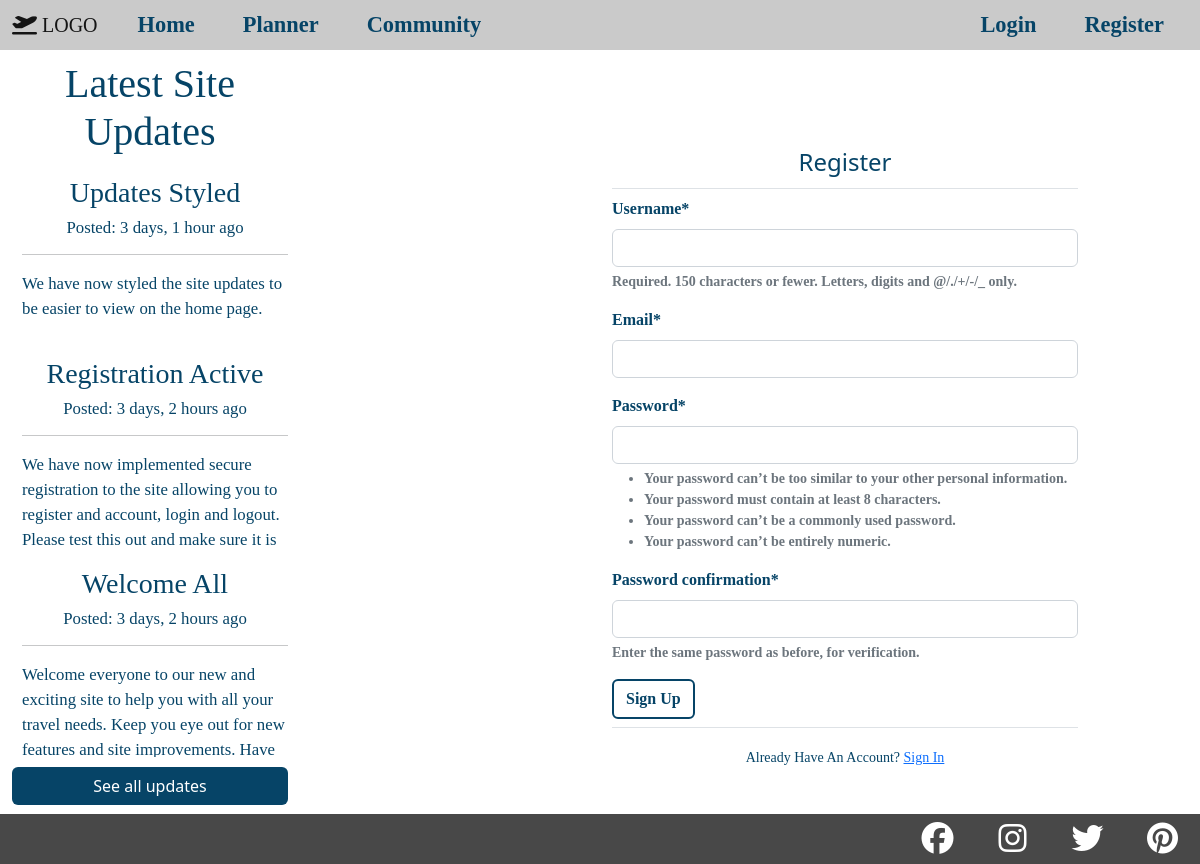
Screenshot of /register/ with the database file from the repository.
### site_updates/models.py (models this page shows, shortened)
class Update(models.Model):
    topic = models.ForeignKey(UpdateCatagory, on_delete=models.CASCADE)
    title = models.CharField(max_length=100)
    content = models.TextField()
    update_image = models.ImageField(default=None, upload_to='media/update_pics/', blank=True)
    published_on = models.DateTimeField(auto_now_add=True)
    updated_on = models.DateTimeField(auto_now=True)
    status = models.IntegerField(choices=STATUS, default=0)
    class Meta:
        ordering = ('-published_on',)

### home/views.py (the view)
# urls.py: path('register/', register, name='home-register'),
def register(request):
    updates = Update.objects.filter(status=1).order_by('-published_on')[0:3]
    if request.method == 'POST':
        form = UserRegisterForm(request.POST)
        if form.is_valid():
            form.save()
            username = form.cleaned_data['username']
            password = form.cleaned_data['password1']
            user = authenticate(username=username, password=password)
            login(request, user)
            messages.success(request, f"Your account has been created!")
            return redirect('travel-home')
    else:
        form = UserRegisterForm()
    return render(
                request,
                'home/register.html',
                {
                    "tab_title": "Register",
                    "form": form,
                    "updates": updates,
                }
            )

### home/forms.py
class UserRegisterForm(UserCreationForm):
    email = forms.EmailField()
    class Meta:
        model = User
        fields = ['username', 'email', 'password1', 'password2']

### home/templates/home/register.html (shortened to what this page needs)
{% extends "home/home-base.html" %}
{% load crispy_forms_tags %}
{% block form-content %}
    {% if user.is_authenticated %}
        {% include 'home/snippets/already-logged-in.html' %}
    {% else %}
        <form method="POST">
            <fieldset class="form-group">
                <legend class="border-bottom mb-2 p-2 text-center">Register</legend>
                {{ form|crispy }}
            </fieldset>
            <div class="form-group">
                <button class="btn btn-travel mb-2" type="submit">Sign Up</button>
            </div>
        </form>
        <div class="border-top pt-3 mb-3 text-center">
            <small class="p-font">
                Already Have An Account? <a class="ml-2" href="{% url 'home-login' %}">Sign In</a>
            </small>
        </div>
    {% endif %}
{% endblock form-content %}

### home/templates/home/home-base.html (shortened to what this page needs)
{% extends "home/base.html" %}
{% block content %}
    <div class="row m-0">
        <div class="d-none d-lg-block col-3 admin-updates-col-main">
            <div class="updates-intro">
                <h4 class="text-center">Latest Site Updates</h4>
            </div>
            {% for update in updates %}
                <div class="update-container">
                    <h4 class="text-center">{{ update.title }}</h4>
                    <h6 class="text-center">Posted: {{ update.published_on|timesince }} ago</h6>
                    <hr>
                    <P>{{ update.content }}</P>
                </div>
            {% endfor %}
            <a class="btn btn-all-topics" href="{% url 'all-admin-updates' %}">See all updates</a>
        </div>
        <div class="col">
            <div class="row home-mid-row">
                <div class="col-1 col-sm-3 col-lg-6">
                </div>
                <div class="col home-welcome-container">
                    <div class="home-form-container">
                        {% block form-content %}
                        {% endblock form-content%}
                    </div>
                </div>
                <div class="col-1">
                </div>
            </div>
        </div>
    </div>
{% endblock content %}

### static/css/main.css (style rules this page uses)
* { padding: 0; margin: 0; box-sizing: border-box; }
h1, h2, h3, h4, h5, h6 { font-family: 'Lora', serif; }
a { font-family: 'Lora', serif; }
p { font-family: 'Merriweather', serif; }
@media (min-width: 768px) { h4 { font-size: 200%; } }
@media (min-width: 768px) { h6 { font-size: 140%; } }
@media (min-width: 768px) { p { font-size: 140%; } }
@media (min-width: 992px) { h4 { font-size: 250%; } }
@media (min-width: 992px) { h6 { font-size: 150%; } }
@media (min-width: 992px) { p { font-size: 150%; } }
.updates-intro { background-color: rgba(255, 255, 255, .9); margin-top: 10px; }
.update-container { background-color: rgba(255, 255, 255, .9); padding-left: 10px; padding-top: 10px; font-size: 70%; overflow-x: none; overflow-y: scroll; max-height: 200px; margin-top: 10px; }
.update-container p, .update-container h4, .update-container h6, .updates-intro h4 { color: rgb(6, 68, 103); }
.btn-all-topics { display: flex; justify-content: center; background-color: rgb(6, 68, 103); color: white; margin-top: 10px; }
.admin-updates-col-main { background-color: rgba(255, 255, 255, 0.5); position: absolute; top: 0; bottom: 0; left: 0; width: 25vw; margin-top: 50px; }
.home-welcome-container { background-color: rgba(255, 255, 255, 0.9); border-radius: 0px 25px 0px 25px; color: rgb(6, 68, 103); }
.home-mid-row { margin: 15vh 0 80px 0; }
.p-font { font-family: 'Merriweather', serif; color: rgb(6, 68, 103); }
.btn-travel { border: 2px solid rgb(6, 68, 103); background-color: white; font-family: 'Lora', serif; font-weight: 900; color: rgb(6, 68, 103); }
#div_id_username, #div_id_email, #div_id_password1, #div_id_password2 { font-family: 'Merriweather', serif !important; color: rgb(6, 68, 103) !important; font-weight: 700; }

### home/templates/home/snippets/home-styles.html (style rules this page uses)
body { background-image: url('https://django-travel-app.s3.eu-west-2.amazonaws.com/images/home/home_background_img_small.jpg'); background-repeat: no-repeat; background-attachment: fixed; background-size: cover; }

### rows the page displays
Update: title "Updates Styled", published_on "3 days, 1 hour", content "We have now styled the site updates to be easier to view on the home page."
Update: title "Registration Active", published_on "3 days, 2 hours", content "We have now implemented secure registration to the site allowing you to register and account, login and logout. Please test this out and make sure it is…"
Update: title "Welcome All", published_on "3 days, 2 hours", content "Welcome everyone to our new and exciting site to help you with all your travel needs. Keep you eye out for new features and site improvements. Have…"
